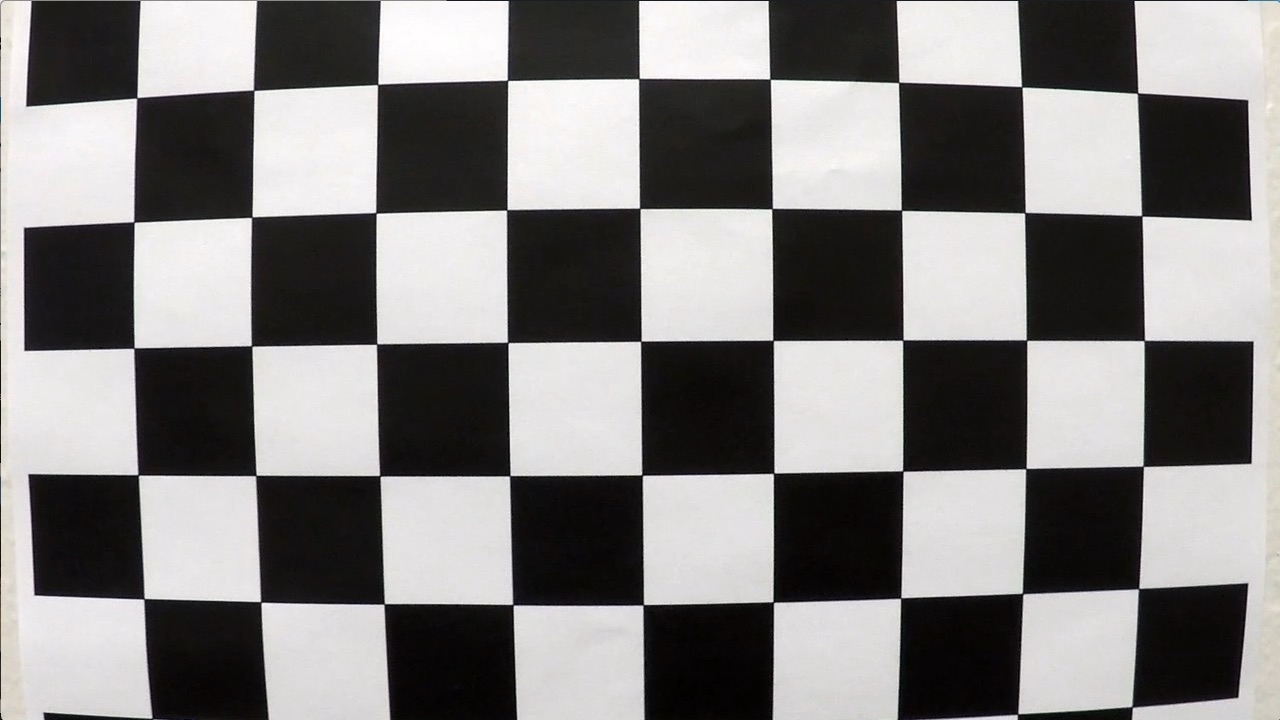
#> input picture camera_cal/calibration1.jpg, 1280 x 720 px; its folder holds 5 pictures in this run
$ python main.py   (older library calls are emulated)
#> lines starting #> are read from the running program, lines starting #| are printed output that depends on the picture; after the words box and inside, x2 and y2 are one past the last pixel; in counts of white or black regions, pixels touching at a corner belong together; long printed decimals are rounded
# name-Zaid ahmed khan
# roll no-21CH10079
import cv2
import numpy as np
import pickle
import glob
from moviepy.editor import VideoFileClip

def undistort(img):
    camera_dir='camera_cal/cal_pickle.p'
    with open(camera_dir, mode='rb') as f:
        file = pickle.load(f)
    mtx = file['mtx']
    dist = file['dist']
    dst = cv2.undistort(img, mtx, dist, None, mtx)
    return dst

def undistort_img():
    # List to Stores all object points & img points from all images
    objpoints = []
    imgpoints = []
    objectPts =np.zeros((6*9,3), np.float32)
    objectPts[:,:2] = np.mgrid[0:9, 0:6].T.reshape(-1,2)

    # list containing directory for all calibration images
    images = glob.glob('camera_cal/*.jpg')

    for index, fname in enumerate(images):
        img = cv2.imread(fname)
#> img is the input picture: shape (720, 1280, 3); mean B, G, R 127.8, 128.4, 130.1
        gray = cv2.cvtColor(img, cv2.COLOR_BGR2GRAY)
        ret, corners = cv2.findChessboardCorners(gray, (9,6), None)
#> ret = False; corners = None
        if ret == True:
            objpoints.append(objectPts)
            imgpoints.append(corners)
    img2size = (img.shape[1], img.shape[0])
#> img2size = (1280, 720)
    # Calibrating camera
    ret, mtx, dist, rvecs, tvecs = cv2.calibrateCamera(objpoints, imgpoints, img2size, None,None)
    # Save camera calibration for later use
    dist_pickle = {}
    dist_pickle['mtx'] = mtx
    dist_pickle['dist'] = dist
    pickle.dump( dist_pickle, open('camera_cal/cal_pickle.p', 'wb') )


undistort_img()
img = cv2.imread('camera_cal/calibration1.jpg')
dst = undistort(img)

def pipeline(img, s_thresh=(100, 255), sx_thresh=(15, 255)):
    img = undistort(img)
    img = np.copy(img)
    # Convert to HLS color space and removing the V channel
    hls = cv2.cvtColor(img, cv2.COLOR_RGB2HLS).astype(np.float64)
    l_channel = hls[:,:,1]
    s_channel = hls[:,:,2]
    # Applying sobel filter in x
    sobelx = cv2.Sobel(l_channel, cv2.CV_64F, 1, 1) # Take the derivative in x
    abs_sobelx = np.absolute(sobelx) # Absolute x derivative to accentuate lines away from horizontal
    scaled_sobel = np.uint8(255*abs_sobelx/np.max(abs_sobelx))
    sxbinary = np.zeros_like(scaled_sobel)
    sxbinary[(scaled_sobel >= sx_thresh[0]) & (scaled_sobel <= sx_thresh[1])] = 1
    s_binary = np.zeros_like(s_channel)
    s_binary[(s_channel >= s_thresh[0]) & (s_channel <= s_thresh[1])] = 1

    combined_binary = np.zeros_like(sxbinary)
    combined_binary[(s_binary == 1) | (sxbinary == 1)] = 1
    return combined_binary

def perspective(img,
                     dst_size=(1280,720),
                     src=np.float32([(0.42,0.65),(0.57,0.65),(0.1,1),(1,1)]),
                     dst=np.float32([(0,0), (1, 0), (0,1), (1,1)])):
    img2size = np.float32([(img.shape[1],img.shape[0])])
    src = src* img2size
    dst = dst * np.float32(dst_size)
    #calculating the perspective transform matrix
    M = cv2.getPerspectiveTransform(src, dst)
    # Warp the image using OpenCV warpPerspective()
    warped = cv2.warpPerspective(img, M, dst_size)
    return warped

def inv_perspect(img,
                     dst_size=(1280,720),
                     src=np.float32([(0,0), (1, 0), (0,1), (1,1)]),
                     dst=np.float32([(0.43,0.65),(0.58,0.65),(0.1,1),(1,1)])):
    img2size = np.float32([(img.shape[1],img.shape[0])])
    src = src* img2size
    dst = dst * np.float32(dst_size)
    # Given src and dst points, calculate the perspective transform matrix
    M = cv2.getPerspectiveTransform(src, dst)
    # Warp the image using OpenCV warpPerspective()
    warped = cv2.warpPerspective(img, M, dst_size)
    return warped
def Histogram(img):
    hist = np.sum(img[img.shape[0]//2:,:], axis=0)
    return hist

right_1, right_2, right_3 = [],[],[]
left_1, left_2, left_3 = [],[],[]
img = cv2.imread('image.jpg')
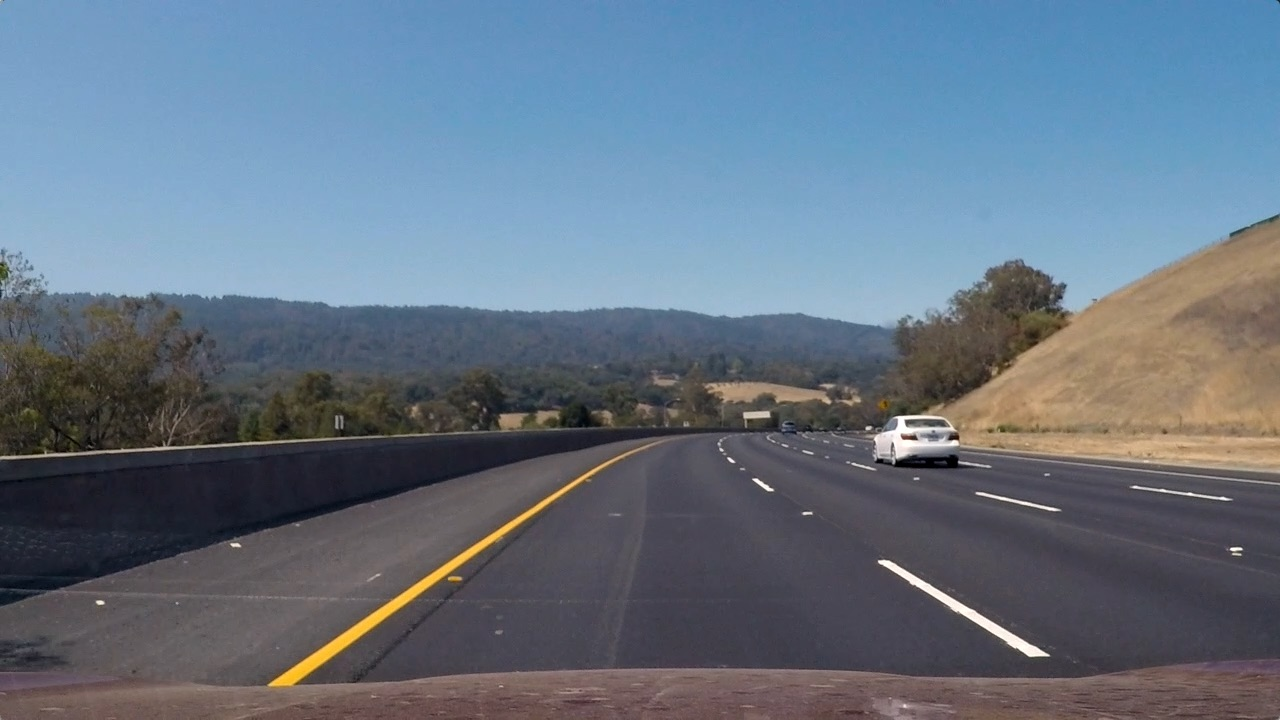
#> input picture image.jpg, 1280 x 720 px
#> img is the input picture: shape (720, 1280, 3); mean B, G, R 130.7, 115.3, 101.1
img = cv2.cvtColor(img, cv2.COLOR_BGR2RGB)
dst = pipeline(img)
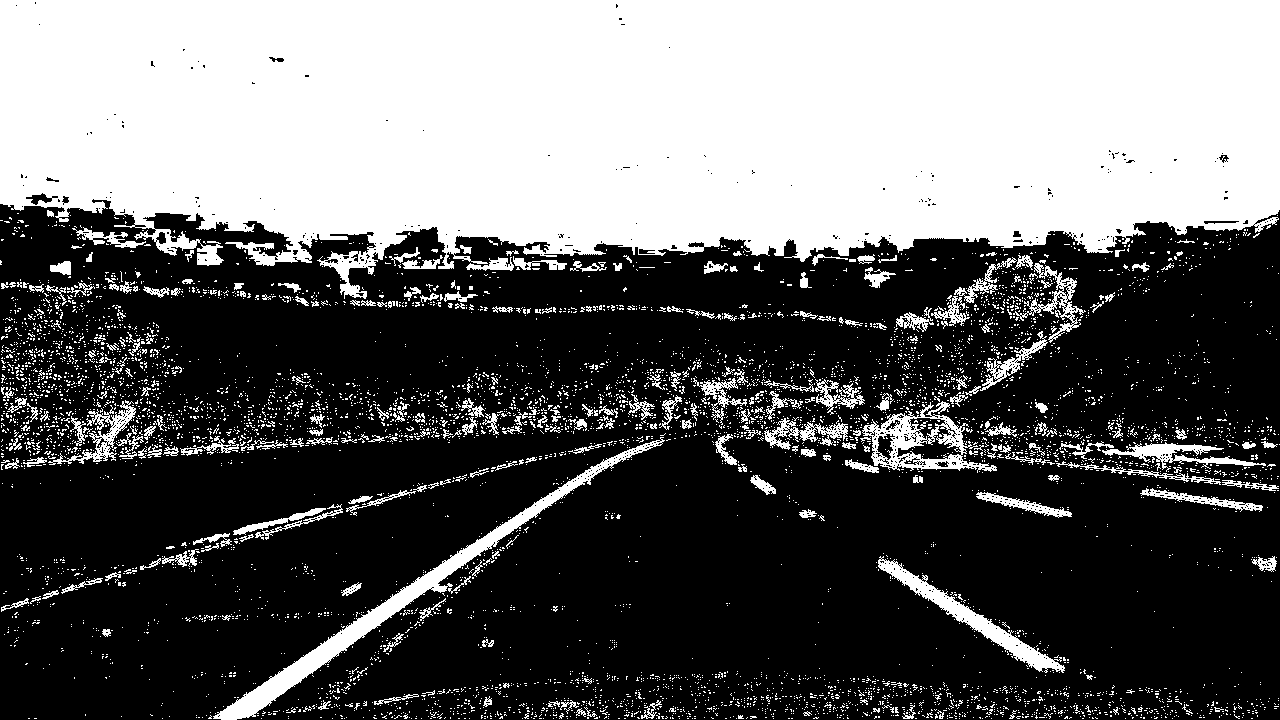
#> dst: shape (720, 1280); values 0 (black) and 1 (white), 39.5% white; 6416 white regions (6120 under 20 px), largest, box (x1, y1, x2, y2) and area: (0, 0, 1280, 299) 305206, (213, 437, 665, 720) 7324, (862, 401, 997, 473) 3170
dst = perspective(dst, dst_size=(1280,720))
#> in perspective, `src = src* img2size`: src = [[537.6, 468], [729.6, 468], [128, 720], [1280, 720]]
#> in perspective, `dst = dst * np.float32(dst_size)`: dst = [[0, 0], [1280, 0], [0, 720], [1280, 720]]
#> in perspective, `M = cv2.getPerspectiveTransform(src, dst)`: M = [[-0.805, -1.31, 1044.6], [-1.07e-15, -2.07, 968.3], [-1.72e-18, -0.00239, 1]]
#> in perspective, `warped = cv2.warpPerspective(img, M, dst_size)`: warped: shape (720, 1280); values 0 (black) and 1 (white), 8.3% white; 1191 white regions (1129 under 20 px), largest, box (x1, y1, x2, y2) and area: (86, 0, 460, 720) 54047, (1187, 139, 1280, 298) 6981, (1096, 549, 1199, 694) 6319
def sliding_algorithm(img, NoOfWindows=9, margin=150, pixels = 1):
    global left_1, left_2, left_3,right_1, right_2, right_3
    left_fit1= np.empty(3)
    right_fit1 = np.empty(3)
    output_img = np.dstack((img, img, img))*255
    histogram = Histogram(img)
    # find peaks of left and right halves
    midpoint = int(histogram.shape[0]/2)
    left_2ase = np.argmax(histogram[:midpoint])
    right_2ase = np.argmax(histogram[midpoint:]) + midpoint
    window_height = int(img.shape[0]/NoOfWindows)
    # Identify the x and y positions of all nonzero pixels in the image
    nonzero = img.nonzero()
    nonzeroy = np.array(nonzero[0])
    nonzerox = np.array(nonzero[1])
    # Current positions to be updated for each window
    leftx_current = left_2ase
    rightx_current = right_2ase
    # Create empty lists to receive left and right lane pixel indices
    left_lane_index = []
    right_lane_index = []
    # Going throught windows
    for window in range(NoOfWindows):
        # Identify window boundaries in x and y (and right and left)
        win_y_low = img.shape[0] - (window+1)*window_height
        win_y_high = img.shape[0] - window*window_height
        win_xleft_low = leftx_current - margin
        win_xleft_high = leftx_current + margin
        win_xright_low = rightx_current - margin
        win_xright_high = rightx_current + margin
        # Draw the windows on the visualization image
        cv2.rectangle(output_img,(win_xleft_low,win_y_low),(win_xleft_high,win_y_high),(100,255,255), 3)
        cv2.rectangle(output_img,(win_xright_low,win_y_low),(win_xright_high,win_y_high),(100,255,255), 3)
        # Identify the nonzero pixels in x and y within the window
        good_left_inds = ((nonzeroy >= win_y_low) & (nonzeroy < win_y_high) &
        (nonzerox >= win_xleft_low) &  (nonzerox < win_xleft_high)).nonzero()[0]
        good_right_inds = ((nonzeroy >= win_y_low) & (nonzeroy < win_y_high) &
        (nonzerox >= win_xright_low) &  (nonzerox < win_xright_high)).nonzero()[0]
        # Append these indices to the lists
        left_lane_index.append(good_left_inds)
        right_lane_index.append(good_right_inds)
        # If you found > pixels, recenter next window on their mean position
        if len(good_left_inds) > pixels:
            leftx_current = np.int64(np.mean(nonzerox[good_left_inds]))
        if len(good_right_inds) > pixels:
            rightx_current = np.int64(np.mean(nonzerox[good_right_inds]))

    # Concatenate the arrays of indices
    right_lane_index = np.concatenate(right_lane_index)
    left_lane_index = np.concatenate(left_lane_index)
    rightx = nonzerox[right_lane_index]
    righty = nonzeroy[right_lane_index]
    leftx = nonzerox[left_lane_index]
    lefty = nonzeroy[left_lane_index]
    # Fit a second order polynomial to left and right part
    left_fit = np.polyfit(lefty, leftx, 2)
    right_fit = np.polyfit(righty, rightx, 2)
    right_1.append(right_fit[0])
    right_2.append(right_fit[1])
    right_3.append(right_fit[2])
    left_1.append(left_fit[0])
    left_2.append(left_fit[1])
    left_3.append(left_fit[2])
    left_fit1[0] = np.mean(left_1[-10:])
    left_fit1[1] = np.mean(left_2[-10:])
    left_fit1[2] = np.mean(left_3[-10:])

    right_fit1[0] = np.mean(right_1[-10:])
    right_fit1[1] = np.mean(right_2[-10:])
    right_fit1[2] = np.mean(right_3[-10:])
    # finding x and y values for plotting
    ploty = np.linspace(0, img.shape[0]-1, img.shape[0] )
    left_fitx = left_fit1[0]*ploty**2 + left_fit1[1]*ploty + left_fit1[2]
    right_fitx = right_fit1[0]*ploty**2 + right_fit1[1]*ploty + right_fit1[2]
    output_img[nonzeroy[left_lane_index], nonzerox[left_lane_index]] = [255, 0, 100]
    output_img[nonzeroy[right_lane_index], nonzerox[right_lane_index]] = [0, 100, 255]
    return output_img, (left_fitx, right_fitx), (left_fit1, right_fit1), ploty

def drawing_lanes(img, left_fit, right_fit):
    ploty = np.linspace(0, img.shape[0]-1, img.shape[0])
    color_img = np.zeros_like(img)
    left = np.array([np.transpose(np.vstack([left_fit, ploty]))])
    right = np.array([np.flipud(np.transpose(np.vstack([right_fit, ploty])))])
    points = np.hstack((left, right))
    cv2.fillPoly(color_img, np.int_(points), (0,255,0))
    inv_perspective = inv_perspect(color_img)
    inv_perspective = cv2.addWeighted(img, 1, inv_perspective, 0.7, 0)
    return inv_perspective

def appropriate_curve(img, leftx, rightx):
    ploty = np.linspace(0, img.shape[0]-1, img.shape[0])
    y_eval = np.max(ploty)
    xm_per_pix = 0.005138
    ym_per_pix = 0.042361
    # Fitting new polynomials to x,y in world space
    left_fit1cr = np.polyfit(ploty*ym_per_pix, leftx*xm_per_pix, 2)
    right_fit1cr = np.polyfit(ploty*ym_per_pix, rightx*xm_per_pix, 2)
    # Calculating radius of curvature
    left_curvature = ((1 + (2*left_fit1cr[0]*y_eval*ym_per_pix + left_fit1cr[1])**2)**1.5) / np.absolute(2*left_fit1cr[0])
    right_curvature = ((1 + (2*right_fit1cr[0]*y_eval*ym_per_pix + right_fit1cr[1])**2)**1.5) / np.absolute(2*right_fit1cr[0])

    car_pos = img.shape[1]/2
    l_fit_x_int = left_fit1cr[0]*img.shape[0]**2 + left_fit1cr[1]*img.shape[0] + left_fit1cr[2]
    r_fit_x_int = right_fit1cr[0]*img.shape[0]**2 + right_fit1cr[1]*img.shape[0] + right_fit1cr[2]
    lane_center_position = (r_fit_x_int + l_fit_x_int) /2
    center = (car_pos - lane_center_position) * xm_per_pix / 10
    # Now our radius of curvature is in meters
    return (left_curvature, right_curvature, center)

output_img, curves, lanes, ploty = sliding_algorithm(dst)
#> in Histogram, `hist = np.sum(img[img.shape[0]//2:,:], axis=0)`: hist = 1280 values, max 200 at index 209, min 0 at index 1, mean 27.81
#> in sliding_algorithm, `histogram = Histogram(img)`: histogram has the same summary as hist in Histogram
#> in sliding_algorithm, `left_2ase = np.argmax(histogram[:midpoint])`: left_2ase = 209
#> in sliding_algorithm, `right_2ase = np.argmax(histogram[midpoint:]) + midpoint`: right_2ase = 1146
#> in sliding_algorithm, `nonzero = img.nonzero()`: nonzero = 76418 positions, rows 0 to 719, columns 0 to 1279
#> in sliding_algorithm, `leftx_current = left_2ase`: leftx_current = 209
#> in sliding_algorithm, `rightx_current = right_2ase`: rightx_current = 1146
#> the loop in sliding_algorithm, `for window in range(NoOfWindows):` made 9 passes
#> (win_xleft_low, win_xleft_high, win_xright_low, win_xright_high, leftx_current, rightx_current) on passes 1 to 8: (59, 359, 996, 1296, 145, 1131), (-5, 295, 981, 1281, 155, 1150), (5, 305, 1000, 1300, 186, 1175), (36, 336, 1025, 1325, 214, 1201), (64, 364, 1051, 1351, 244, 1232), (94, 394, 1082, 1382, 277, 1236), (127, 427, 1086, 1386, 316, 1252), (166, 466, 1102, 1402, 344, 1272)
#> (win_xleft_low, win_xleft_high, win_xright_low, win_xright_high, leftx_current) on pass 9: (194, 494, 1122, 1422, 382)
#> after the loop in sliding_algorithm, `for window in range(NoOfWindows):`:
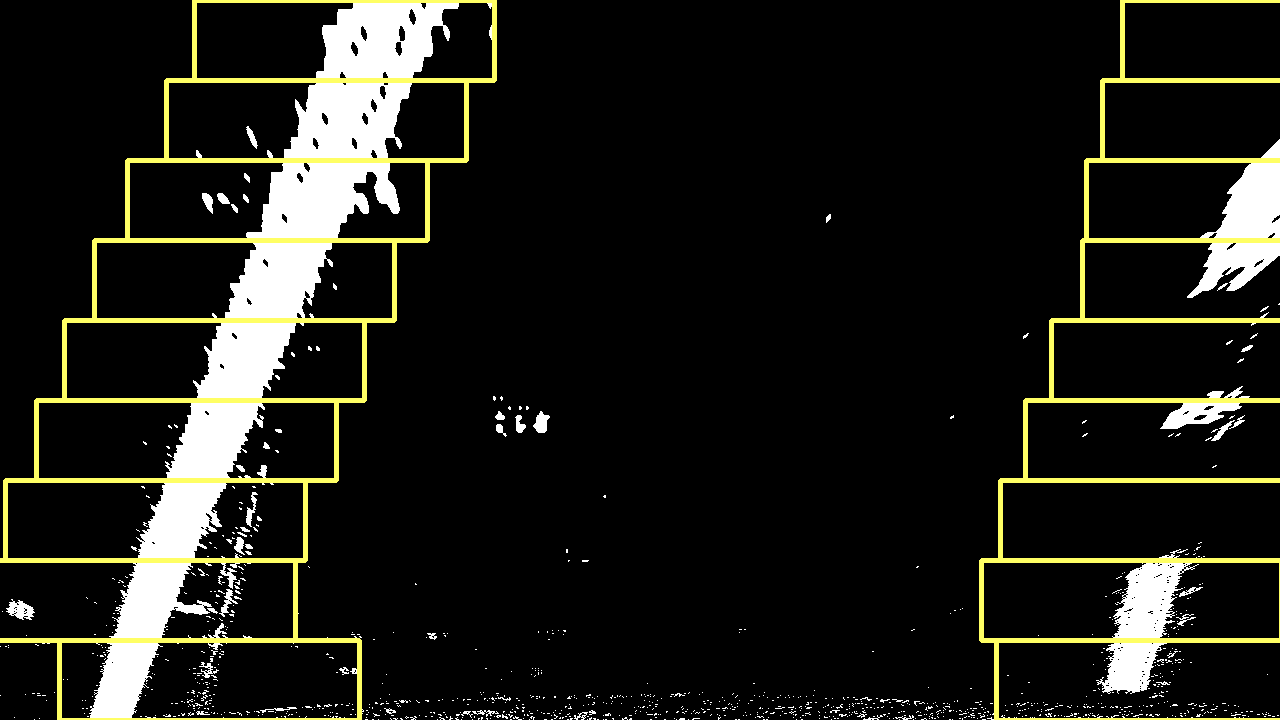
#> output_img: shape (720, 1280, 3); mean of channels 0, 1, 2 23.6, 29.6, 29.6; drawn as B, G, R
#> after the loop in sliding_algorithm, `for window in range(NoOfWindows):`: left_lane_index = 9 items
#> in sliding_algorithm, `right_lane_index = np.concatenate(right_lane_index)`: right_lane_index = 16201 values, max 76417 at index 2962, min 13882 at index 15968, mean 46068.4
#> in sliding_algorithm, `rightx = nonzerox[right_lane_index]`: rightx = 16201 values, max 1279 at index 9217, min 996 at index 2907, mean 1195.7
#> in sliding_algorithm, `righty = nonzeroy[right_lane_index]`: righty = 16201 values, max 719 at index 2937, min 139 at index 15968, mean 427.1
#> in sliding_algorithm, `left_fit = np.polyfit(lefty, leftx, 2)`: left_fit = [0.000164, -0.501, 403.9]
#> in sliding_algorithm, `right_fit = np.polyfit(righty, rightx, 2)`: right_fit = [-5.57e-05, -0.212, 1298.3]
#> lanes = ([0.000164, -0.501, 403.9], [-5.57e-05, -0.212, 1298.3]); ploty = 720 values from 0 to 719
print(np.asarray(curves).shape)
#| (2, 720)
curverad=appropriate_curve(img, curves[0],curves[1])
#> in appropriate_curve, `left_fit1cr = np.polyfit(ploty*ym_per_pix, leftx*xm_per_pix, 2)`: left_fit1cr = [0.000469, -0.0608, 2.08]
#> in appropriate_curve, `right_fit1cr = np.polyfit(ploty*ym_per_pix, rightx*xm_per_pix, 2)`: right_fit1cr = [-0.00016, -0.0257, 6.67]
#> in appropriate_curve, `left_curvature = ((1 + (2*left_fit1cr[0]*y_eval*ym_per_pix + left_fit1..`: left_curvature = 1067.9
#> in appropriate_curve, `right_curvature = ((1 + (2*right_fit1cr[0]*y_eval*ym_per_pix + right_f..`: right_curvature = 3139.5
#> in appropriate_curve, `l_fit_x_int = left_fit1cr[0]*img.shape[0]**2 + left_fit1cr[1]*img.shap..`: l_fit_x_int = 201.4
#> in appropriate_curve, `r_fit_x_int = right_fit1cr[0]*img.shape[0]**2 + right_fit1cr[1]*img.sh..`: r_fit_x_int = -94.54
#> in appropriate_curve, `lane_center_position = (r_fit_x_int + l_fit_x_int) /2`: lane_center_position = 53.42
#> in appropriate_curve, `center = (car_pos - lane_center_position) * xm_per_pix / 10`: center = 0.301
#> curverad = (1067.9, 3139.5, 0.301)
print(curverad)
#| (1067.890, 3139.461, 0.3014)
img2 = drawing_lanes(img, curves[0], curves[1])
#> in drawing_lanes, `left = np.array([np.transpose(np.vstack([left_fit, ploty]))])`: left = 720 pairs, first value 128 to 403.9, second value 0 to 719
#> in drawing_lanes, `right = np.array([np.flipud(np.transpose(np.vstack([right_fit, ploty])..`: right = 720 pairs, first value 1117.3 to 1298.3, second value 0 to 719
#> in drawing_lanes, `points = np.hstack((left, right))`: points = 1440 pairs, first value 128 to 1298.3, second value 0 to 719
#> in inv_perspect, `src = src* img2size`: src = [[0, 0], [1280, 0], [0, 720], [1280, 720]]
#> in inv_perspect, `dst = dst * np.float32(dst_size)`: dst = [[550.4, 468], [742.4, 468], [128, 720], [1280, 720]]
#> in inv_perspect, `M = cv2.getPerspectiveTransform(src, dst)`: M = [[0.15, -0.735, 550.4], [-1.55e-16, -0.483, 468], [-3.3e-19, -0.00116, 1]]
#> in drawing_lanes, `inv_perspective = cv2.addWeighted(img, 1, inv_perspective, 0.7, 0)`:
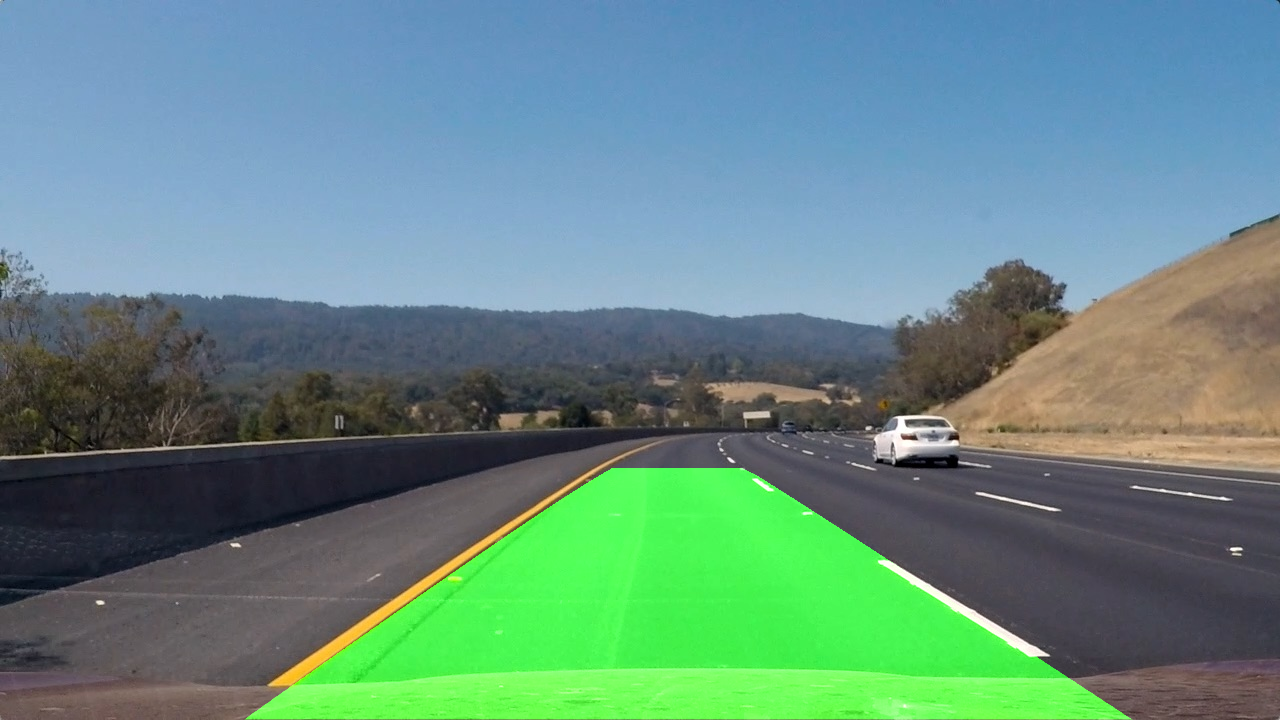
#> inv_perspective: shape (720, 1280, 3); mean R, G, B 101.1, 139.5, 130.7
def vid_pipeline(img):
    global average, index
    img2 = pipeline(img)
    img2 = perspective(img2)
    output_img, curves, lanes, ploty = sliding_algorithm(img2)
    img = drawing_lanes(img, curves[0], curves[1])
    return img

right_curve, left_curve = [],[]
for i in range(1,4):
#> (the run stopped early here; a loop or call above may not have finished)
